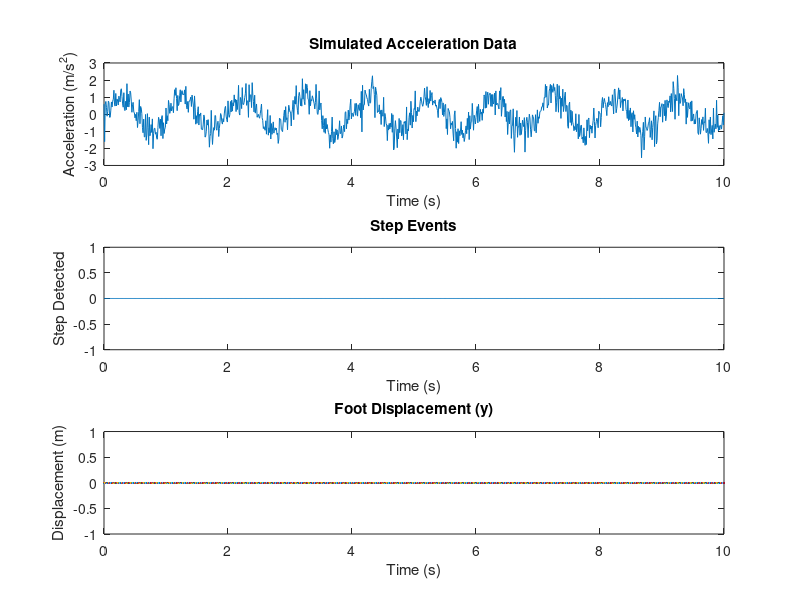

Here is the MATLAB script that generated this plot:
% Define the states
IDLE = 1;
DETECTION = 2;
WALKING = 3;

% Initialize parameters
currentState = IDLE;
stepCount = 0;
thresholdDetect = 1.0;   % Threshold to detect movement (arbitrary units)
thresholdWalk = 1.2;     % Threshold to transition to walking
timeStep = 0.01;         % Time step for integration (seconds)
totalTime = 10;          % Total simulation time (seconds)
time = 0:timeStep:totalTime;

% Simulated accelerometer data (you can replace this with actual sensor data)
acceleration = sin(2 * pi * 1 * time) + 0.5 * randn(size(time));

% Store step events
stepEvents = zeros(size(time));

% Parameters for differential equation (simple harmonic oscillator model)
omega = 2 * pi;  % Angular frequency of foot oscillation
y = 0;           % Initial displacement
v = 0;           % Initial velocity
y_threshold = 0.5;  % Threshold for step detection (based on vertical displacement)

% Main loop for state transitions and step counting
for i = 1:length(time)
    accelMag = abs(acceleration(i));  % Use magnitude of acceleration
    
    switch currentState
        case IDLE
            % Transition to Detection if acceleration exceeds the detection threshold
            if accelMag > thresholdDetect
                currentState = DETECTION;
            end
        
        case DETECTION
            % Transition to Walking if acceleration exceeds the walking threshold
            if accelMag > thresholdWalk
                currentState = WALKING;
            elseif accelMag < thresholdDetect
                currentState = IDLE;  % Return to IDLE if no further activity
            end
        
        case WALKING
            % Use a differential equation to model the foot's vertical displacement
            % Simple harmonic motion: d^2y/dt^2 + omega^2 * y = 0
            % Euler's method to update y and v:
            v = v - omega^2 * y * timeStep;  % Update velocity
            y = y + v * timeStep;            % Update displacement
            
            % Count step if the displacement exceeds the threshold
            if abs(y) > y_threshold
                stepCount = stepCount + 1;  % Increment step count
                stepEvents(i) = 1;          % Mark step event
                y = 0;  % Reset displacement after step is counted
            end
            
            % Return to Detection if acceleration drops below threshold
            if accelMag < thresholdDetect
                currentState = DETECTION;
            end
    end
end

% Plot the results
figure;
subplot(3, 1, 1);
plot(time, acceleration);
title('Simulated Acceleration Data');
xlabel('Time (s)');
ylabel('Acceleration (m/s^2)');

subplot(3, 1, 2);
plot(time, stepEvents);
title('Step Events');
xlabel('Time (s)');
ylabel('Step Detected');

subplot(3, 1, 3);
plot(time, y);
title('Foot Displacement (y)');
xlabel('Time (s)');
ylabel('Displacement (m)');
